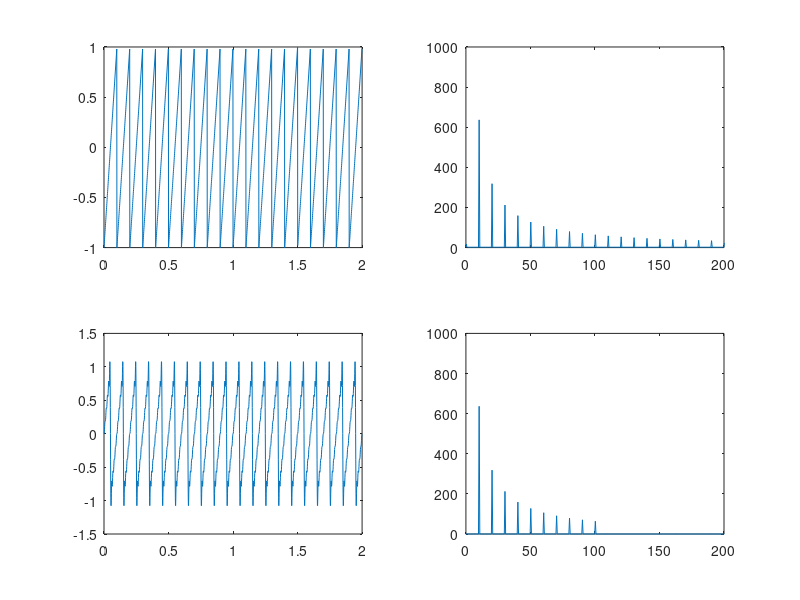

Reproduce this figure in MATLAB.
clc
clear

%%%GRAPH1
fs = 1000;
dt = 1/fs;
t = 0:dt:2-dt; %time
graph1 = sawtooth(2*pi*10*t);
subplot(2,2,1); %2x1 grid first graph
plot(t,graph1);

%%%GRAPH2
graph2 = fftshift(abs(fft(graph1)));
size = length(graph1);
f = -fs/2:fs/(size-1):fs/2;
subplot(2,2,2); %2x1 grid second graph
plot(f,graph2);
xlim([0 200]);
ylim([0 1000]);

%%GRAPH3
T=1/10;
N=10;
SUM = 0;
for n=1:N
    SUM = SUM + ((-1)^(n+1))*(1/n)*sin(n*2*pi*t/T);
end
graph3 = 2* (1/pi) * SUM;
subplot(2,2,3);  %2x1 grid third graph
plot(t,graph3);



%%%GRAPH4
graph4 = fftshift(abs(fft(graph3)));
size = length(graph3);
f = -fs/2:fs/(size-1):fs/2;
subplot(2,2,4); %2x1 grid fourth graph
plot(f,graph4);
xlim([0 200]);
ylim([0 1000]);

print();